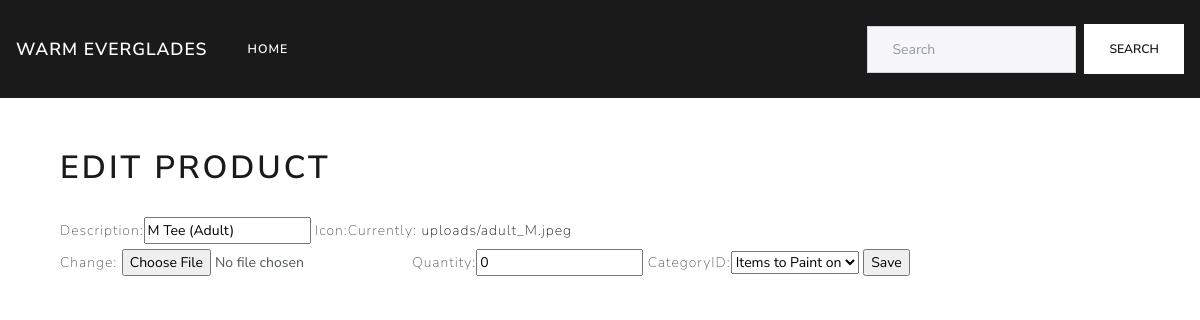
The app's page /productForm/3 with its own data.
### inventory_tracking/models.py (models this page shows, shortened)
class Product(models.Model):
	description = models.CharField(max_length=200)
	quantity = models.IntegerField(default=0)
	icon = models.ImageField(upload_to = 'uploads/')
	categoryID = models.ForeignKey(Category, on_delete=models.CASCADE)

### inventory_tracking/views.py (the view)
# urls.py: path('productForm', views.get_product, name='get_product'),
def get_product(request, product_id=None):
    if product_id:
        product = Product.objects.get(pk=product_id)
    else:
        product = None
    if request.method == 'POST':
        form = ProductForm(request.POST, request.FILES, instance=product)
        if form.is_valid():
            form.save()
            return HttpResponseRedirect(reverse('view_category', args=(form.cleaned_data.get('categoryID').id,) ))
    else:
        form = ProductForm(instance=product)
    return render(request, 'productForm.html', {'form': form, 'product_id': product_id})

### inventory_tracking/forms.py
class ProductForm(forms.ModelForm):
	class Meta:
		model = Product
		fields = ['description', 'icon', 'quantity', 'categoryID']

### inventory_tracking/models.py (called while the page is built)
	def __str__(self):
		return self.name

### inventory_tracking/templates/productForm.html (shortened to what this page needs)
{% extends 'base.html' %}
{% block content %}
<div class="container">
	{% if product_id %}
	<h1 class="h1_spacing">Edit Product</h1>
	<form enctype="multipart/form-data" action="{% url 'get_product' product_id %}" method="post">
	{% else %}
	<h1 class="h1_spacing">Add Product</h1>
	<form enctype="multipart/form-data" action="{% url 'get_product' %}" method="post">
	{% endif %}
	    {{ form }}
	    <input type="submit" value="Save">
	</form>
</div>
{% endblock %}

### static/css/my_style.css (style rules this page uses)
.h1_spacing { margin-top: 30px; margin-bottom: 30px; }

### records on screen
Product: description "M Tee (Adult)", quantity "0", categoryID "Items to Paint on"
